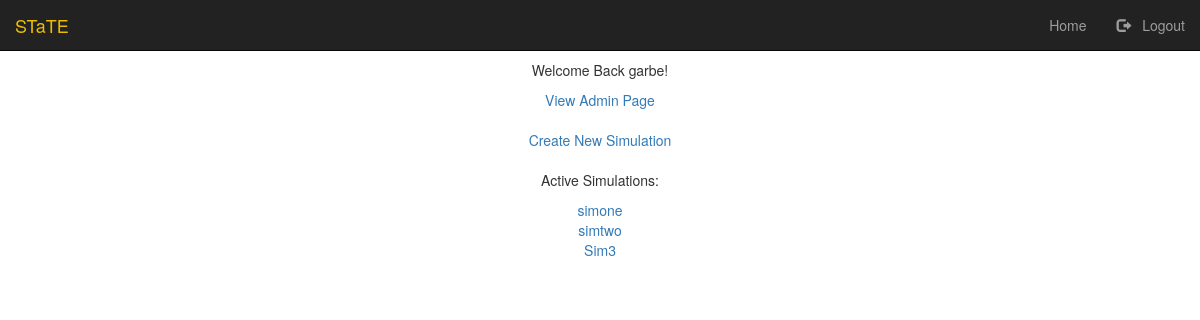
Before: /tc/home/ (signed in) with the older database file.
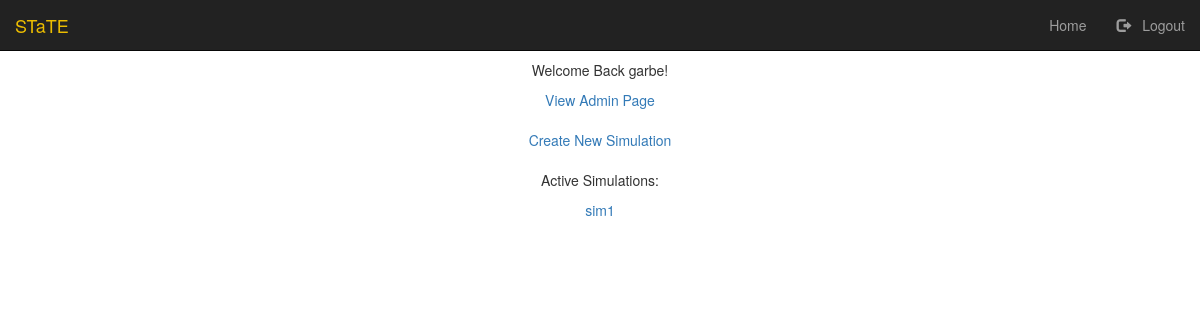
After: the same page with the newer database file.
### tc/models.py (models this page shows)
class Sim(models.Model):
    sim_name = models.CharField(default='', max_length=15)
    flight_operators = models.ManyToManyField("fo.FlightOperator", verbose_name=("Flight Operator"))
    sys_list = models.ManyToManyField(Subsystem)
    def __str__(self):
        return self.sim_name

### tc/views.py (the view)
# urls.py: path('home/', views.tcHome, name ='home'),
def tcHome(request):
    group = list(request.user.groups.values_list('name', flat = True))
    data = numpy.asarray(group)
    print(data)
    sims = Sim.objects.all()
    return render(request, 'tc/tcHome.html', {"data":data, "sims": sims})

### tc/templates/tc/tcHome.html (shortened to what this page needs)
{% extends "tc/nosidebar.html" %}
{% load static %}
{% load crispy_forms_tags %}
        {% block start %}
        {% if user.is_authenticated %}
        <center>
          <p>Welcome Back {{user.username}}!</p>
          <a href="{% url 'admin:index' %}">View Admin Page</a>
          <br></br>
          <a href="{% url 'tc:createSim' %}">Create New Simulation</a>
          <br></br>
          <p>Active Simulations:</p>
          <ul style="list-style-type:none;padding: 0">
          {% for sim in sims %}
            <li><a href="{% url 'tc:sim' sim %}">{{ sim }}</a></li>
          {% endfor %}
          </ul>
        </center>
        {% else %}
        <center><h1>Successfully Logged Out</h1></center>
        {% endif %}
        {% endblock %}

### tc/templates/tc/nosidebar.html (shortened to what this page needs)
{% load static %}
{% load crispy_forms_tags %}
<!DOCTYPE html>
<html lang="en">
<head>
  <link rel="stylesheet" href="https://maxcdn.bootstrapcdn.com/bootstrap/3.3.7/css/bootstrap.min.css" />
  <link rel="stylesheet" href="https://cdnjs.cloudflare.com/ajax/libs/font-awesome/4.7.0/css/font-awesome.min.css">
  <link rel="stylesheet" href="https://cdnjs.cloudflare.com/ajax/libs/font-awesome/4.7.0/css/font-awesome.min.css">
  <link rel="stylesheet" type="text/css" href="{% static "css/index.css" %}" />
  <link rel="stylesheet" type="text/css" href="{% static "css/sidebar.css" %}" />
</head>
<body class="container-fluid">
  <header class="row">
    <nav class="navbar navbar-inverse navbar-fixed-top">
      <div class="container-fluid">
        <div class="navbar-header">
          <a class="navbar-brand" class="styleheader" href="{% url "home" %}" style="color: #ECBD00;">STaTE</a>
        </div>
        <div class="collapse navbar-collapse" id="mainNavBar">
          <ul class="nav navbar-nav navbar-right">
            <li><a href="{% url "tc:home" %}">Home</a></li>
            {% if user.is_authenticated %}
            <li><a href="{% url "tc:logout" %}"><span class="glyphicon glyphicon-log-out"></span> &nbsp; Logout</a></li>
            {% else %}
            <li><a href="{% url "tc:register" %}"><span class="glyphicon glyphicon-user"></span> &nbsp; Sign up</a></li>
            <li><a href="{% url "tc:login" %}"><span class="glyphicon glyphicon-log-in"></span> &nbsp; Log in</a></li>
            {% endif %}
          </ul>
        </div>
      </div>
    </nav>
  </header>
  <br/>
  <br>
  <br>
  <div class="row">
    {% block start %}
    {% endblock %}
  </div>
</body>
</html>

Changed rows visible on the page:
removed Sim: sim_name "simone"
removed Sim: sim_name "Sim3"
changed Sim: sim_name "simtwo" → "sim1"
